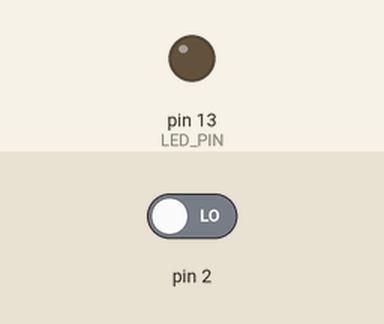
Recording of a sketch running on a simulated Arduino Uno, built with avr-gcc and run on an emulated ATmega328P. Parts: output pins drawn as LEDs (lit = HIGH). The test bench sets the inputs (shaded band); at power-on: pin 2 LOW. What the sketch prints to the serial monitor is not drawn.

Above: at 1.2 s.
1.3 s: pin 2 driven HIGH
At 2.0 s:
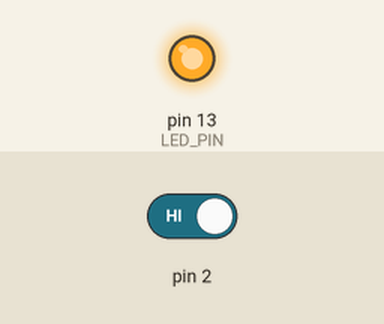
Timing chart, 0 to 4.3 s (numbered marks = the images above; inputs shaded):
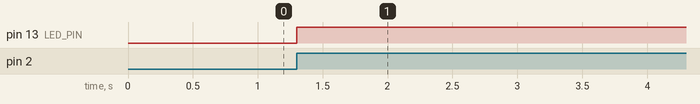

Measured:
- after the input at 1.3 s, pin 13 (LED_PIN): LOW → HIGH at once

The sketch:

cyclemeter.ino
```cpp
#define DEBOUNCE_TIME 15000 // microseconds
#define WHEEL_SENSOR_PIN 0 // digital pin 2
#define LED_PIN 13
#define SAMPLE_PERIOD 2000 // milliseconds
#define ALPHA 0.2  // for low-pass filter

volatile unsigned long last_rotate_isr_time;

float rotation_avg = 0.0;
volatile unsigned int rotation_count = 0;
volatile int ledVal = LOW;

void setup() {
  Serial.begin(9600);

  pinMode(LED_PIN, OUTPUT);
  attachInterrupt(WHEEL_SENSOR_PIN, rotateInterrupt, RISING);
}

void loop() {
	delay(SAMPLE_PERIOD);

	// smooth input
	rotation_avg = lowPass( rotation_count, rotation_avg );

	Serial.println(rotation_avg);
	rotation_count = 0;
}

void rotateInterrupt() {
	unsigned long now = micros();
	if((now - last_rotate_isr_time) < DEBOUNCE_TIME) return; // debounce

	rotation_count ++;
	last_rotate_isr_time = now;

	// toggle the Arduino LED
	ledVal = (ledVal == LOW ? HIGH : LOW);
	digitalWrite(LED_PIN, ledVal);
}

/**
 * Give the output a smoothing effect
 * http://en.wikipedia.org/wiki/Low-pass_filter#Algorithmic_implementation
 */
float lowPass( unsigned int newVal, float oldVal) {
	return oldVal + ALPHA * (newVal - oldVal);
}
```
